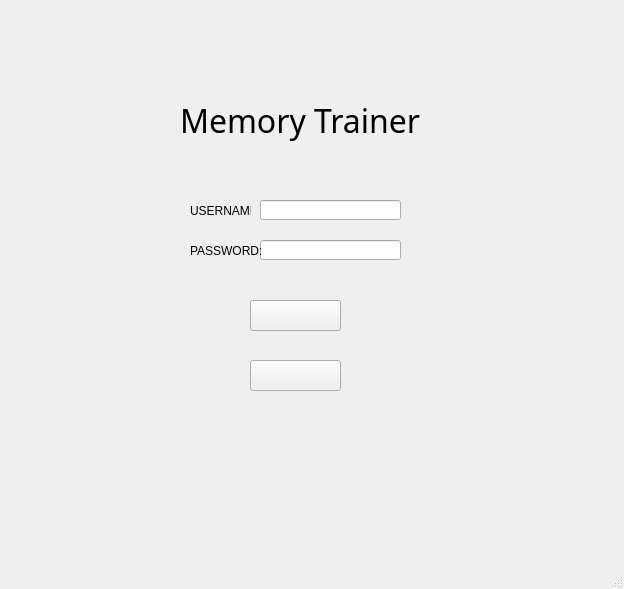
<?xml version="1.0" encoding="UTF-8"?>
<ui version="4.0">
 <class>MainWindow</class>
 <widget class="QMainWindow" name="MainWindow">
  <property name="geometry">
   <rect>
    <x>0</x>
    <y>0</y>
    <width>624</width>
    <height>589</height>
   </rect>
  </property>
  <property name="windowTitle">
   <string>MainWindow</string>
  </property>
  <widget class="QWidget" name="centralwidget">
   <widget class="QStackedWidget" name="stackedWidget">
    <property name="geometry">
     <rect>
      <x>-30</x>
      <y>0</y>
      <width>701</width>
      <height>600</height>
     </rect>
    </property>
    <property name="cursor">
     <cursorShape>ArrowCursor</cursorShape>
    </property>
    <property name="styleSheet">
     <string notr="true"/>
    </property>
    <property name="currentIndex">
     <number>0</number>
    </property>
    <widget class="QWidget" name="page">
     <widget class="QLineEdit" name="username">
      <property name="geometry">
       <rect>
        <x>290</x>
        <y>200</y>
        <width>141</width>
        <height>20</height>
       </rect>
      </property>
     </widget>
     <widget class="QPushButton" name="pushButton_2">
      <property name="geometry">
       <rect>
        <x>280</x>
        <y>360</y>
        <width>91</width>
        <height>31</height>
       </rect>
      </property>
      <property name="text">
       <string/>
      </property>
     </widget>
     <widget class="QLabel" name="label">
      <property name="geometry">
       <rect>
        <x>220</x>
        <y>200</y>
        <width>61</width>
        <height>21</height>
       </rect>
      </property>
      <property name="text">
       <string>USERNAME:</string>
      </property>
     </widget>
     <widget class="QLineEdit" name="password">
      <property name="geometry">
       <rect>
        <x>290</x>
        <y>240</y>
        <width>141</width>
        <height>20</height>
       </rect>
      </property>
      <property name="echoMode">
       <enum>QLineEdit::Password</enum>
      </property>
     </widget>
     <widget class="QLabel" name="label_2">
      <property name="geometry">
       <rect>
        <x>220</x>
        <y>240</y>
        <width>71</width>
        <height>21</height>
       </rect>
      </property>
      <property name="text">
       <string>PASSWORD:</string>
      </property>
     </widget>
     <widget class="QPushButton" name="pushButton">
      <property name="geometry">
       <rect>
        <x>280</x>
        <y>300</y>
        <width>91</width>
        <height>31</height>
       </rect>
      </property>
      <property name="text">
       <string/>
      </property>
     </widget>
     <widget class="QLabel" name="label_3">
      <property name="geometry">
       <rect>
        <x>210</x>
        <y>80</y>
        <width>251</width>
        <height>81</height>
       </rect>
      </property>
      <property name="font">
       <font>
        <family>Papyrus</family>
        <pointsize>24</pointsize>
       </font>
      </property>
      <property name="text">
       <string>Memory Trainer</string>
      </property>
     </widget>
    </widget>
    <widget class="QWidget" name="page_2">
     <widget class="QPushButton" name="pushButton_4">
      <property name="geometry">
       <rect>
        <x>520</x>
        <y>500</y>
        <width>81</width>
        <height>31</height>
       </rect>
      </property>
      <property name="text">
       <string>Back</string>
      </property>
     </widget>
     <widget class="QPushButton" name="pushButton_5">
      <property name="geometry">
       <rect>
        <x>190</x>
        <y>330</y>
        <width>81</width>
        <height>31</height>
       </rect>
      </property>
      <property name="text">
       <string>Game1</string>
      </property>
     </widget>
     <widget class="QPushButton" name="pushButton_6">
      <property name="geometry">
       <rect>
        <x>350</x>
        <y>330</y>
        <width>81</width>
        <height>31</height>
       </rect>
      </property>
      <property name="text">
       <string>Game2Easy</string>
      </property>
     </widget>
     <widget class="QLabel" name="welcome">
      <property name="geometry">
       <rect>
        <x>120</x>
        <y>80</y>
        <width>421</width>
        <height>111</height>
       </rect>
      </property>
      <property name="font">
       <font>
        <pointsize>24</pointsize>
       </font>
      </property>
      <property name="text">
       <string/>
      </property>
     </widget>
     <widget class="QLabel" name="scorelabel">
      <property name="geometry">
       <rect>
        <x>150</x>
        <y>230</y>
        <width>331</width>
        <height>41</height>
       </rect>
      </property>
      <property name="text">
       <string/>
      </property>
     </widget>
     <widget class="QPushButton" name="profile">
      <property name="geometry">
       <rect>
        <x>570</x>
        <y>120</y>
        <width>51</width>
        <height>41</height>
       </rect>
      </property>
      <property name="text">
       <string/>
      </property>
     </widget>
     <widget class="QPushButton" name="pushButton_3">
      <property name="geometry">
       <rect>
        <x>350</x>
        <y>370</y>
        <width>81</width>
        <height>31</height>
       </rect>
      </property>
      <property name="text">
       <string>Game2Normal</string>
      </property>
     </widget>
     <widget class="QPushButton" name="pushButton_7">
      <property name="geometry">
       <rect>
        <x>350</x>
        <y>410</y>
        <width>81</width>
        <height>31</height>
       </rect>
      </property>
      <property name="text">
       <string>Game2Hard</string>
      </property>
     </widget>
    </widget>
    <widget class="QWidget" name="page_3"/>
    <widget class="QWidget" name="page_4">
     <widget class="QLabel" name="label_4">
      <property name="geometry">
       <rect>
        <x>126</x>
        <y>233</y>
        <width>61</width>
        <height>20</height>
       </rect>
      </property>
      <property name="font">
       <font>
        <pointsize>10</pointsize>
       </font>
      </property>
      <property name="text">
       <string>Name:</string>
      </property>
     </widget>
     <widget class="QLabel" name="welcome1">
      <property name="geometry">
       <rect>
        <x>110</x>
        <y>130</y>
        <width>331</width>
        <height>61</height>
       </rect>
      </property>
      <property name="font">
       <font>
        <pointsize>16</pointsize>
       </font>
      </property>
      <property name="text">
       <string/>
      </property>
     </widget>
     <widget class="QLabel" name="label_5">
      <property name="geometry">
       <rect>
        <x>110</x>
        <y>265</y>
        <width>71</width>
        <height>21</height>
       </rect>
      </property>
      <property name="font">
       <font>
        <pointsize>10</pointsize>
       </font>
      </property>
      <property name="text">
       <string>Username:</string>
      </property>
     </widget>
     <widget class="QLabel" name="label_6">
      <property name="geometry">
       <rect>
        <x>60</x>
        <y>300</y>
        <width>121</width>
        <height>31</height>
       </rect>
      </property>
      <property name="font">
       <font>
        <pointsize>10</pointsize>
       </font>
      </property>
      <property name="text">
       <string>Game1 Highscore:</string>
      </property>
     </widget>
     <widget class="QLabel" name="nname">
      <property name="geometry">
       <rect>
        <x>180</x>
        <y>233</y>
        <width>61</width>
        <height>20</height>
       </rect>
      </property>
      <property name="font">
       <font>
        <pointsize>10</pointsize>
       </font>
      </property>
      <property name="text">
       <string>TextLabel</string>
      </property>
     </widget>
     <widget class="QLabel" name="uusername">
      <property name="geometry">
       <rect>
        <x>180</x>
        <y>260</y>
        <width>71</width>
        <height>31</height>
       </rect>
      </property>
      <property name="font">
       <font>
        <pointsize>10</pointsize>
       </font>
      </property>
      <property name="text">
       <string>TextLabel</string>
      </property>
     </widget>
     <widget class="QLabel" name="game1score">
      <property name="geometry">
       <rect>
        <x>180</x>
        <y>303</y>
        <width>61</width>
        <height>21</height>
       </rect>
      </property>
      <property name="font">
       <font>
        <pointsize>10</pointsize>
       </font>
      </property>
      <property name="text">
       <string/>
      </property>
     </widget>
     <widget class="QLabel" name="label_7">
      <property name="geometry">
       <rect>
        <x>60</x>
        <y>340</y>
        <width>111</width>
        <height>31</height>
       </rect>
      </property>
      <property name="font">
       <font>
        <pointsize>10</pointsize>
       </font>
      </property>
      <property name="text">
       <string>Game2 Highscore:</string>
      </property>
     </widget>
     <widget class="QPushButton" name="backtom">
      <property name="geometry">
       <rect>
        <x>430</x>
        <y>430</y>
        <width>101</width>
        <height>31</height>
       </rect>
      </property>
      <property name="text">
       <string>Back</string>
      </property>
     </widget>
     <widget class="QLabel" name="game2score">
      <property name="geometry">
       <rect>
        <x>180</x>
        <y>340</y>
        <width>91</width>
        <height>31</height>
       </rect>
      </property>
      <property name="font">
       <font>
        <pointsize>10</pointsize>
       </font>
      </property>
      <property name="text">
       <string/>
      </property>
     </widget>
    </widget>
    <widget class="QWidget" name="page_5"/>
    <widget class="QWidget" name="page_6"/>
    <widget class="QWidget" name="page_7"/>
   </widget>
  </widget>
  <widget class="QMenuBar" name="menubar">
   <property name="geometry">
    <rect>
     <x>0</x>
     <y>0</y>
     <width>624</width>
     <height>21</height>
    </rect>
   </property>
  </widget>
  <widget class="QStatusBar" name="statusbar"/>
 </widget>
 <tabstops>
  <tabstop>username</tabstop>
  <tabstop>password</tabstop>
  <tabstop>pushButton</tabstop>
  <tabstop>pushButton_2</tabstop>
  <tabstop>pushButton_6</tabstop>
  <tabstop>profile</tabstop>
  <tabstop>backtom</tabstop>
  <tabstop>pushButton_4</tabstop>
  <tabstop>pushButton_7</tabstop>
  <tabstop>pushButton_3</tabstop>
  <tabstop>pushButton_5</tabstop>
 </tabstops>
 <resources/>
 <connections/>
</ui>
